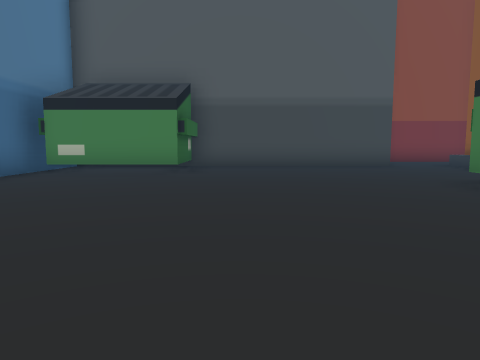
[1] (above)

12 first-person views from a walk through a scene from a Unity 3-D project. The camera is 1.3 m above the floor, tilts 6° down and sees 70° across. The floor is counted in squares, 2 m on a side. Each view is taken from the middle of a square. On the plan, view 1 faces up. The plan holds only what a view shows up to about 10 squares ahead; the rest is blank. The place goes on beyond the plan. Some animated figures are left out.

[2]
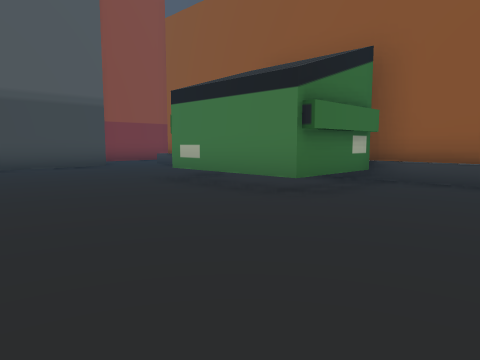

[3]
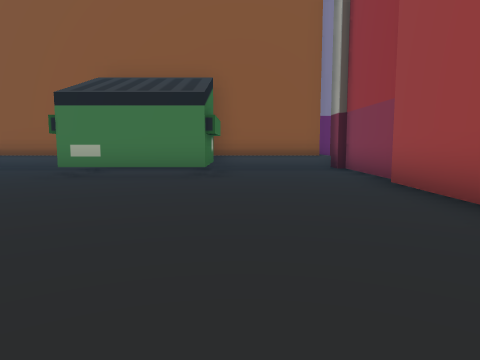

[4]
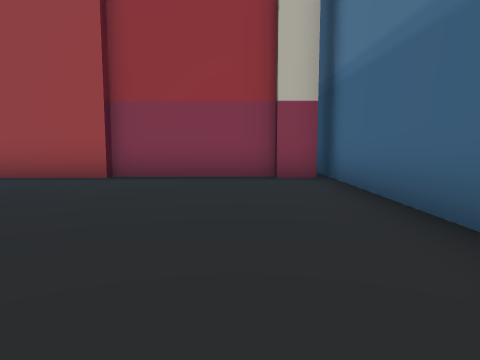

[5]
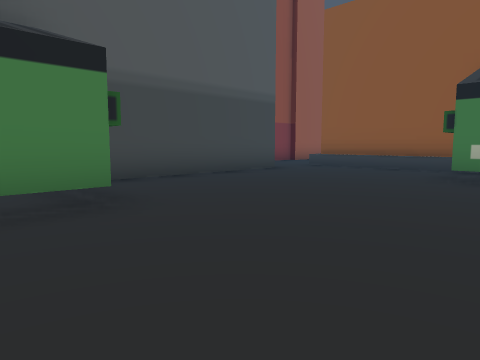

[6]
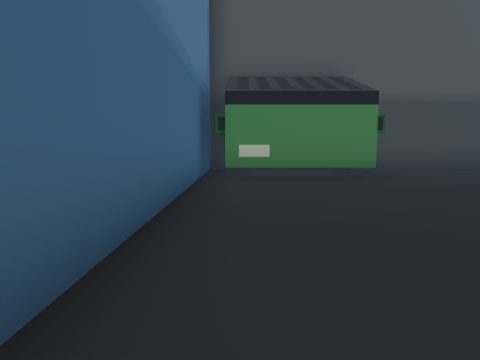

[7]
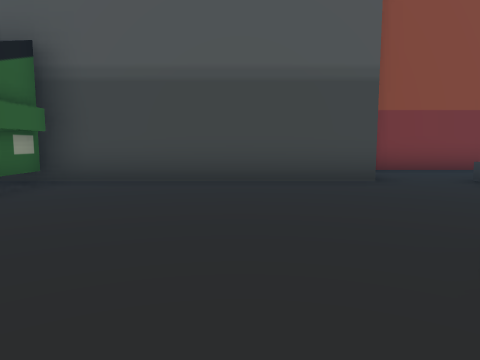

[8]
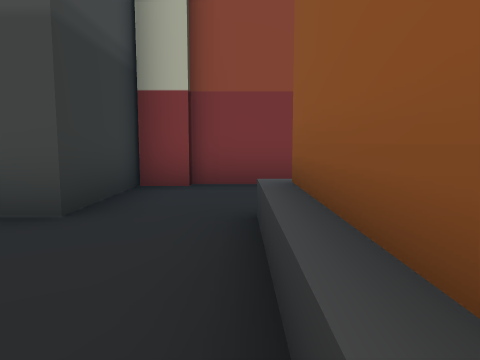

[9]
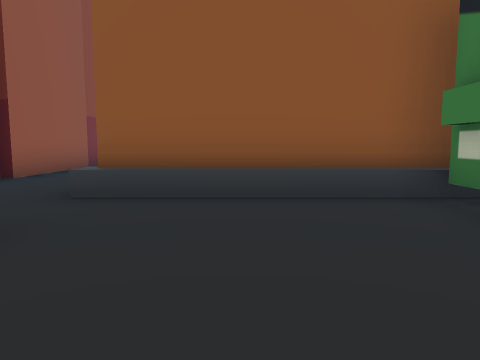

[10]
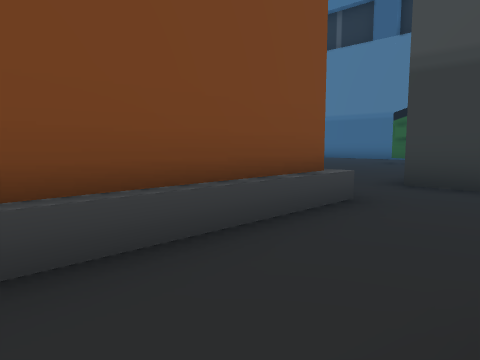

[11]
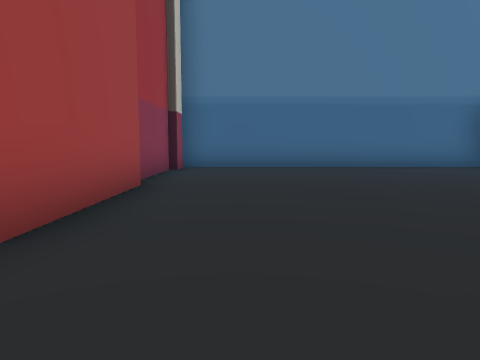

[12]
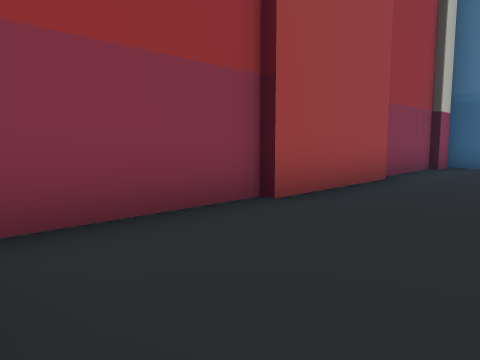

### Floor plan
Key: @ floor where view 1 was taken; # wall or solid block; . floor; B building; O other object.
Columns run from 5 left of view 1 to 10 right of it. Each row starts with its distance up from view 1.
 13          ##BBB#
 12          #......
 11          #......
 10    #######..####
  9 #  #........#
  8 #O##........#
  7 #...........#
  6 #...........#
  5 #........####
  4 #........####
  3 #........O###
  2 #...........#
  1 #...........#
  0 #....@......#
 -1 #B###########
 -2 #

Positions as (right, up) in squares from view 1, and headings:
1: (0, 0), facing up
2: (0, 0), facing up-right
3: (-3, 2), facing right
4: (-3, 6), facing down
5: (-3, 4), facing up-right
6: (-4, 1), facing up
7: (2, 4), facing up
8: (6, 7), facing up
9: (2, 8), facing right
10: (10, 12), facing down-left
11: (5, 1), facing left
12: (6, 2), facing down-left
